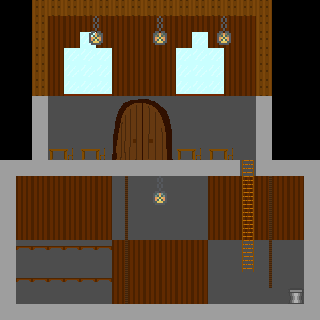

A level layout from a 2D game, rendered from its tile map. Below: a short description, then the map file with tile-grid data replaced by summaries:
An orthogonal 20x20 tile map with 16x16 px tiles, 8 tile layers (Door Barrier Closed, Door Barrier Open, Background, Furniture, ...), 2 tilesets and 4 objects.

<map version="1.10" tiledversion="1.10.2" orientation="orthogonal" renderorder="right-down" width="20" height="20" tilewidth="16" tileheight="16" infinite="0" nextlayerid="14" nextobjectid="5">
 <tileset firstgid="1" source="Testing Tiles.tsx" />
 <tileset firstgid="31" source="Interior.tsx" />
 <layer id="9" name="Door Barrier Closed" width="20" height="20">
  <data>[400 cells, 1 non-empty, 1 distinct tile ids]</data>
 </layer>
 <layer id="8" name="Door Barrier Open" width="20" height="20">
  <data>[400 cells, 0 non-empty, 0 distinct tile ids]</data>
 </layer>
 <layer id="2" name="Background" width="20" height="20">
  <data>[400 cells, 262 non-empty, 4 distinct tile ids]</data>
 </layer>
 <layer id="3" name="Furniture" width="20" height="20">
  <data>[400 cells, 25 non-empty, 4 distinct tile ids]</data>
 </layer>
 <layer id="4" name="Door Background" width="20" height="20">
  <data>[400 cells, 1 non-empty, 1 distinct tile ids]</data>
 </layer>
 <layer id="1" name="Platforms" width="20" height="20">
  <data>[400 cells, 101 non-empty, 5 distinct tile ids]</data>
 </layer>
 <layer id="13" name="Ladders" width="20" height="20">
  <data>[400 cells, 7 non-empty, 1 distinct tile ids]</data>
 </layer>
 <objectgroup id="12" name="Moving Platforms" />
 <layer id="11" name="Moving Platforms" width="20" height="20">
  <data>[400 cells, 0 non-empty, 0 distinct tile ids]</data>
 </layer>
 <objectgroup id="7" name="Locked Doors">
  <properties>
   <property name="id" value="1.3.1" />
  </properties>
  <object id="3" x="264.182" y="298.364">
   <properties>
    <property name="id" value="1.3.1" />
   </properties>
   <point />
  </object>
 </objectgroup>
 <objectgroup id="6" name="Collectibles">
  <object id="1" x="295.818" y="287.091">
   <properties>
    <property name="name" value="Statuette" />
    <property name="type" value="Secret" />
   </properties>
   <point />
  </object>
  <object id="2" x="40.5455" y="221.273">
   <properties>
    <property name="type" value="Key" />
    <property name="unlocks" value="1.3.1" />
   </properties>
   <point />
  </object>
 </objectgroup>
 <objectgroup id="10" name="Warp Doors">
  <object id="4" x="142.545" y="148.545">
   <properties>
    <property name="dest_x" type="int" value="181" />
    <property name="dest_y" type="int" value="23" />
    <property name="key_req" value="None" />
    <property name="warp" value="1.1" />
   </properties>
   <point />
  </object>
 </objectgroup>
</map>
